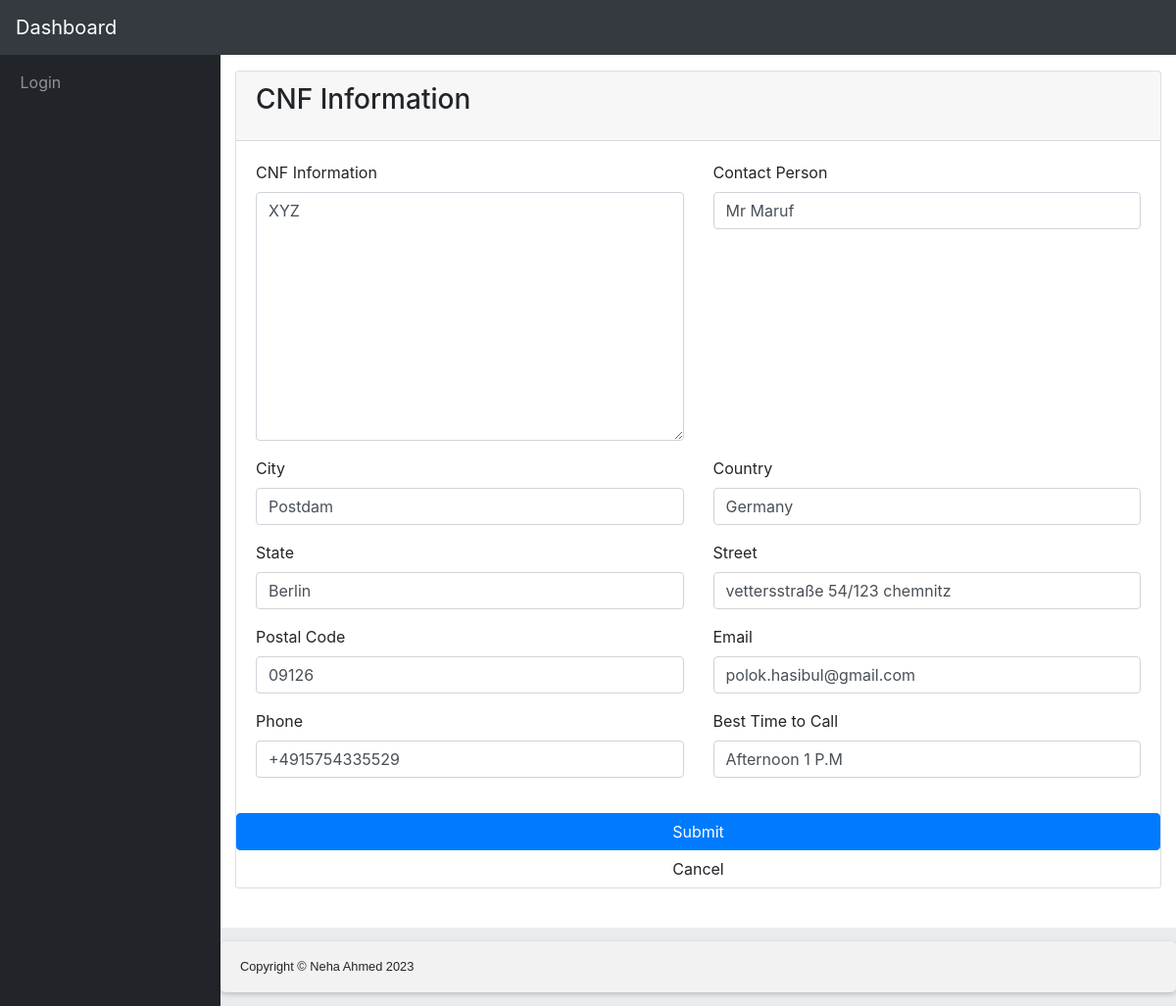
The page /shipment/1/edit/ on the database its author committed.
### shipment/models.py (models this page shows, shortened)
class CNFInfo(models.Model):
    cnf_information = models.CharField(_("CNF Information"), max_length=255)
    cnf_no = models.CharField(_("CNF No"), max_length=50)
    order_no = models.CharField(_("Order no"), max_length=50, null=True, default=True)
    contact_person = models.CharField(_("Contact Person"), max_length=255)
    city = models.CharField(_("City"), max_length=255)
    country = models.CharField(_("Country"), max_length=255)
    state = models.CharField(_("State"), max_length=255)
    street = models.CharField(_("Street"), max_length=255)
    postal_code = models.CharField(_("Postal Code"), max_length=10)
    email = models.EmailField(_("Email"), max_length=255)
    phone = models.CharField(_("Phone"), max_length=20)
    best_time_to_call = models.CharField(_("Best Time to Call"), max_length=255)

### shipment/views.py (the view)
# urls.py: path('<int:shipment_id>/edit/', views.shipment_edit, name='shipment_edit'),
def shipment_edit(request, shipment_id):
    shipment = get_object_or_404(CNF, id=shipment_id)
    if request.method == 'POST':
        form = ShipmentForm(request.POST, instance=shipment)
        if form.is_valid():
            form.save()
            return redirect('shipment_list')
    else:
        form = ShipmentForm(instance=shipment)
    return render(request, 'shipment/shipment_edit.html', {'form': form})

### shipment/forms.py
class ShipmentForm(forms.ModelForm):
    class Meta:
        PAYMENT_STATUS_CHOICES = (
        (False, 'Pending'),
        (True, 'Paid')
        )
        payment_status = forms.ChoiceField(choices=PAYMENT_STATUS_CHOICES, widget=forms.RadioSelect)
        model = CNFInfo
        fields = ['cnf_information','contact_person', 'city', 'country', 'state', 'street', 'postal_code', 'email', 'phone', 'best_time_to_call']
        widgets = {
            'contact_person': forms.TextInput(attrs={'class': 'form-control'}),
            'cnf_information': forms.Textarea(attrs={'class': 'form-control'}),
            'city': forms.TextInput(attrs={'class': 'form-control'}),
            'country': forms.TextInput(attrs={'class': 'form-control'}),
            'state': forms.TextInput(attrs={'class': 'form-control'}),
            'street': forms.TextInput(attrs={'class': 'form-control'}),
            'postal_code': forms.TextInput(attrs={'class': 'form-control'}),
            'email': forms.EmailInput(attrs={'class': 'form-control'}),
            'phone': forms.TextInput(attrs={'class': 'form-control'}),
            'best_time_to_call': forms.TextInput(attrs={'class': 'form-control'}),
        }

### templates/shipment/shipment_edit.html (shortened to what this page needs)
{% extends 'base.html' %}
{% block content %}
   <div class="row">
    <div class="col-xl-12 col-sm-12 mb-12">
      <div class="card card-warning">
        <div class="card-header">
          <h3 class="card-title">CNF Information</h3>
        </div>
        <div class="card-body">
          <form method = "post" role="form">
            <div class="row">
              <div class="col-sm-6">
                <div class="form-group">
                  <label >CNF Information</label>
                  {{form.cnf_information}}
                </div>
              </div>
              <div class="col-sm-6">
                <div class="form-group">
                  <label>Contact Person</label>
                  {{form.contact_person}}
                </div>
              </div>
            </div>
            <div class="row">
              <div class="col-sm-6">
                <div class="form-group">
                  <label>City</label>
                  {{form.city}}
                </div>
              </div>
              <div class="col-sm-6">
                <div class="form-group">
                  <label>Country</label>
                  {{form.country}}
                </div>
              </div>
            </div>
            <div class="row">
              <div class="col-sm-6">
                <div class="form-group">
                  <label>State</label>
                  {{form.state}}
                </div>
              </div>
              <div class="col-sm-6">
                <div class="form-group">
                  <label>Street </label>
                  {{form.street}}
                </div>
              </div>
            </div>
            <div class="row">
              <div class="col-sm-6">
                <div class="form-group">
                  <label>Postal Code</label>
                  {{form.postal_code}}
                </div>
              </div>
              <div class="col-sm-6">
                <div class="form-group">
                  <label>Email</label>
                  {{form.email}}
                </div>
              </div>
            </div>
            <div class="row">
              <div class="col-sm-6">
                <div class="form-group">
                  <label>Phone</label>
                  {{form.phone}}
                </div>
              </div>
              <div class="col-sm-6">
                <div class="form-group">
                  <label>Best Time to Call</label>
                  {{form.best_time_to_call}}
                </div>
              </div>
            </div>
            </div>
            <button type="submit" class="btn btn-primary">Submit</button>
            <a href="{% url 'shipment_list' %}" class="btn btn-default">Cancel</a>
        </div>
      </div>
        <div class="card-body">
      </div>
    </div>
  </div>
{% endblock %}

### static/css/form-css.css (style rules this page uses)
* { box-sizing: border-box; }

### rows shown on the page
CNFInfo: cnf_information "XYZ", contact_person "Mr Maruf", city "Postdam", country "Germany", state "Berlin", street "vettersstraße 54/123 chemnitz", postal_code "09126", email "polok.hasibul@gmail.com", phone "+4915754335529", best_time_to_call "Afternoon 1 P.M"
